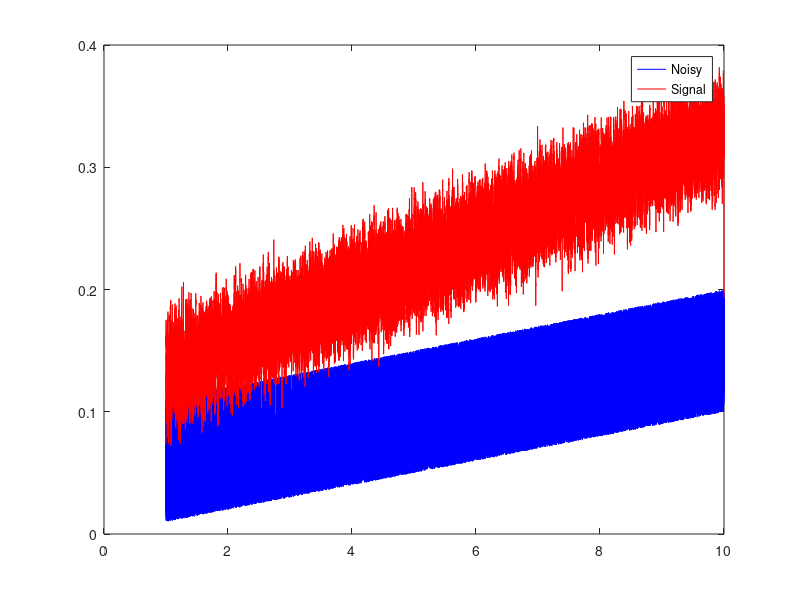

Source code (MATLAB):
% movingAvg() is a demo for SSW meant for a profiler tutorial
%
% Questions Before Demo:
% 1. Where are some obvious inefficiencies?
% 2. What do people think will be the most expensive operation in movingAvg()?
% 3. How do we make this faster?
function movingAvg()

% Generate Signal with noise
n = 100000;
x = linspace(1,10,n);
for i = 1:n
    y(i) = sin(0.01*x(i)) + 0.1*rand;
end

% Save y as data
save('y.mat','y');

% Low Pass Filter with a window size of 5
k = 5;
yFiltered = LPfilter(y,k);

% Save y as data
save('yFiltered.mat','yFiltered');

% Plot y and yFiltered and save
figure('Visible','off');
plot(x,y,'-b',x,yFiltered,'-r');
legend('Noisy','Signal');
saveas(gcf,'movingAvg.png');


end

% LPfilter(n) is a moving average, lowpass filter forcing each element to
% be an unweighted sum of its k neighbors
%
% INPUT:
% y = time-domain signal
% k = number of neighbors to average on each side
% OUTPUT:
% yFiltered = filtered signal

function yFiltered = LPfilter(y, k)
    
    % Pad y with zeros to make indexing easier
    n = length(y);
    z = zeros(1,k);
    y = [z, y, z];
    
    % Iterate through y and calculate moving average
    for i = 1:n
        idx = i+k;
        sum = 0;
        ytemp = y(idx-k:idx+k);
        for j = 1:2*k+1
            sum = sum + ytemp(j);
        end
        yFiltered(i) = sum/k;
    end
end